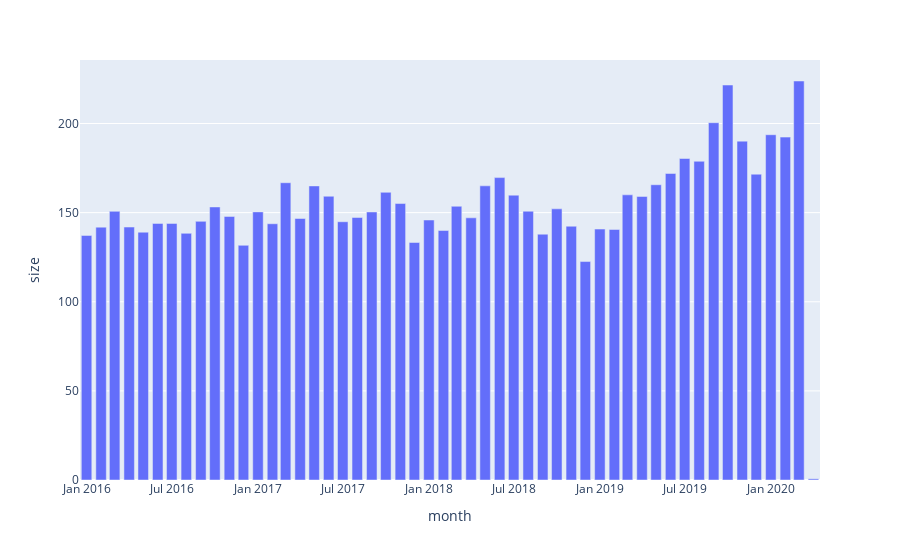

Notebook code cell kept with this figure:
### Markdown cell above
## Size per month

### Code cell
import plotly.express as px

fig = px.bar(df, x='month', y='size')
fig.show()
